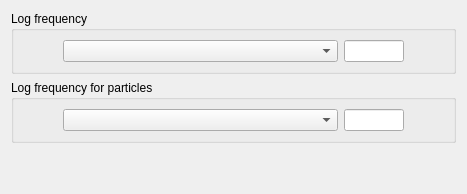
     <widget class="QWidget" name="tabOUTPUT">
      <attribute name="title">
       <string>Output Control</string>
      </attribute>
      <layout class="QGridLayout" name="gridLayout_6">
       <item row="0" column="0">
        <widget class="QGroupBox" name="groupBoxListings">
         <property name="toolTip">
          <string>&lt;html&gt;&lt;head/&gt;&lt;body&gt;&lt;p&gt;&lt;span style=&quot; font-size:9pt;&quot;&gt;Define the writing frequency of the log file listing which contains informations about convergence, variables values, time evolution...&lt;/span&gt;&lt;/p&gt;&lt;/body&gt;&lt;/html&gt;</string>
         </property>
         <property name="title">
          <string>Log frequency</string>
         </property>
         <layout class="QGridLayout" name="gridLayout_5">
          <item row="0" column="0">
           <layout class="QHBoxLayout">
            <property name="spacing">
             <number>6</number>
            </property>
            <property name="leftMargin">
             <number>0</number>
            </property>
            <property name="topMargin">
             <number>0</number>
            </property>
            <property name="rightMargin">
             <number>0</number>
            </property>
            <property name="bottomMargin">
             <number>0</number>
            </property>
            <item>
             <spacer>
              <property name="orientation">
               <enum>Qt::Horizontal</enum>
              </property>
              <property name="sizeHint" stdset="0">
               <size>
                <width>16</width>
                <height>20</height>
               </size>
              </property>
             </spacer>
            </item>
            <item>
             <widget class="QComboBox" name="comboBoxOutput">
              <property name="minimumSize">
               <size>
                <width>275</width>
                <height>0</height>
               </size>
              </property>
              <property name="maximumSize">
               <size>
                <width>275</width>
                <height>16777215</height>
               </size>
              </property>
              <property name="toolTip">
               <string>&lt;html&gt;&lt;head/&gt;&lt;body&gt;&lt;p&gt;&lt;span style=&quot; font-size:9pt;&quot;&gt;Select a writing frequency between:&lt;br/&gt;- Output listing at each time step,&lt;br/&gt;- Output every 'n' time steps: set the value of 'n' in the text line,&lt;br/&gt;- No output.&lt;/span&gt;&lt;/p&gt;&lt;p&gt;&lt;span style=&quot; font-size:9pt;&quot;&gt;(code_saturne key word: &lt;/span&gt;&lt;span style=&quot; font-size:9pt; font-weight:600;&quot;&gt;NTLIST&lt;/span&gt;&lt;span style=&quot; font-size:9pt;&quot;&gt;)&lt;/span&gt;&lt;/p&gt;&lt;/body&gt;&lt;/html&gt;</string>
              </property>
             </widget>
            </item>
            <item>
             <widget class="QLineEdit" name="lineEditNTLIST">
              <property name="maximumSize">
               <size>
                <width>60</width>
                <height>16777215</height>
               </size>
              </property>
              <property name="toolTip">
               <string>&lt;html&gt;&lt;head/&gt;&lt;body&gt;&lt;p&gt;&lt;span style=&quot; font-size:9pt;&quot;&gt;Select a writing frequency between:&lt;br/&gt;- Output listing at each time step,&lt;br/&gt;- Output every 'n' time steps: set the value of 'n' in the text line,&lt;br/&gt;- No output.&lt;/span&gt;&lt;/p&gt;&lt;p&gt;&lt;span style=&quot; font-size:9pt;&quot;&gt;(code_saturne key word: &lt;/span&gt;&lt;span style=&quot; font-size:9pt; font-weight:600;&quot;&gt;NTLIST&lt;/span&gt;&lt;span style=&quot; font-size:9pt;&quot;&gt;)&lt;/span&gt;&lt;/p&gt;&lt;/body&gt;&lt;/html&gt;</string>
              </property>
             </widget>
            </item>
            <item>
             <spacer>
              <property name="orientation">
               <enum>Qt::Horizontal</enum>
              </property>
              <property name="sizeHint" stdset="0">
               <size>
                <width>16</width>
                <height>16</height>
               </size>
              </property>
             </spacer>
            </item>
           </layout>
          </item>
         </layout>
        </widget>
       </item>
       <item row="2" column="0">
        <spacer name="verticalSpacer">
         <property name="orientation">
          <enum>Qt::Vertical</enum>
         </property>
         <property name="sizeHint" stdset="0">
          <size>
           <width>20</width>
           <height>40</height>
          </size>
         </property>
        </spacer>
       </item>
       <item row="1" column="0">
        <widget class="QGroupBox" name="groupBoxListingParticles">
         <property name="toolTip">
          <string>&lt;html&gt;&lt;head/&gt;&lt;body&gt;&lt;p&gt;&lt;span style=&quot; font-size:9pt;&quot;&gt;Select a writing frequency for particles between:&lt;br/&gt;- Output listing at each time step,&lt;br/&gt;- Output every 'n' time steps: set the value of 'n' in the text line,&lt;br/&gt;- No output.&lt;/span&gt;&lt;/p&gt;&lt;p&gt;&lt;span style=&quot; font-size:9pt;&quot;&gt;(code_saturne key word: &lt;/span&gt;&lt;span style=&quot; font-size:9pt; font-weight:600;&quot;&gt;NTLAL&lt;/span&gt;&lt;span style=&quot; font-size:9pt;&quot;&gt;)&lt;/span&gt;&lt;/p&gt;&lt;/body&gt;&lt;/html&gt;</string>
         </property>
         <property name="title">
          <string>Log frequency for particles</string>
         </property>
         <layout class="QGridLayout" name="gridLayout_4">
          <item row="0" column="0">
           <layout class="QGridLayout" name="_2">
            <item row="0" column="0">
             <spacer>
              <property name="orientation">
               <enum>Qt::Horizontal</enum>
              </property>
              <property name="sizeHint" stdset="0">
               <size>
                <width>40</width>
                <height>20</height>
               </size>
              </property>
             </spacer>
            </item>
            <item row="0" column="1">
             <widget class="QComboBox" name="comboBoxNTLAL">
              <property name="minimumSize">
               <size>
                <width>275</width>
                <height>0</height>
               </size>
              </property>
              <property name="toolTip">
               <string>&lt;html&gt;&lt;head/&gt;&lt;body&gt;&lt;p&gt;&lt;span style=&quot; font-size:9pt;&quot;&gt;Select a writing frequency for particles between:&lt;br/&gt;- Output listing at each time step,&lt;br/&gt;- Output every 'n' time steps: set the value of 'n' in the text line,&lt;br/&gt;- No output.&lt;/span&gt;&lt;/p&gt;&lt;p&gt;&lt;span style=&quot; font-size:9pt;&quot;&gt;(code_saturne key word: &lt;/span&gt;&lt;span style=&quot; font-size:9pt; font-weight:600;&quot;&gt;NTLAL&lt;/span&gt;&lt;span style=&quot; font-size:9pt;&quot;&gt;)&lt;/span&gt;&lt;/p&gt;&lt;/body&gt;&lt;/html&gt;</string>
              </property>
             </widget>
            </item>
            <item row="0" column="2">
             <widget class="QLineEdit" name="lineEditNTLAL">
              <property name="minimumSize">
               <size>
                <width>60</width>
                <height>0</height>
               </size>
              </property>
              <property name="maximumSize">
               <size>
                <width>60</width>
                <height>16777215</height>
               </size>
              </property>
              <property name="toolTip">
               <string>&lt;html&gt;&lt;head/&gt;&lt;body&gt;&lt;p&gt;&lt;span style=&quot; font-size:9pt;&quot;&gt;Select a writing frequency for particles between:&lt;br/&gt;- Output listing at each time step,&lt;br/&gt;- Output every 'n' time steps: set the value of 'n' in the text line,&lt;br/&gt;- No output.&lt;/span&gt;&lt;/p&gt;&lt;p&gt;&lt;span style=&quot; font-size:9pt;&quot;&gt;(code_saturne key word: &lt;/span&gt;&lt;span style=&quot; font-size:9pt; font-weight:600;&quot;&gt;NTLAL&lt;/span&gt;&lt;span style=&quot; font-size:9pt;&quot;&gt;)&lt;/span&gt;&lt;/p&gt;&lt;/body&gt;&lt;/html&gt;</string>
              </property>
             </widget>
            </item>
            <item row="0" column="3">
             <spacer>
              <property name="orientation">
               <enum>Qt::Horizontal</enum>
              </property>
              <property name="sizeHint" stdset="0">
               <size>
                <width>40</width>
                <height>20</height>
               </size>
              </property>
             </spacer>
            </item>
           </layout>
          </item>
         </layout>
        </widget>
       </item>
      </layout>
     </widget>
